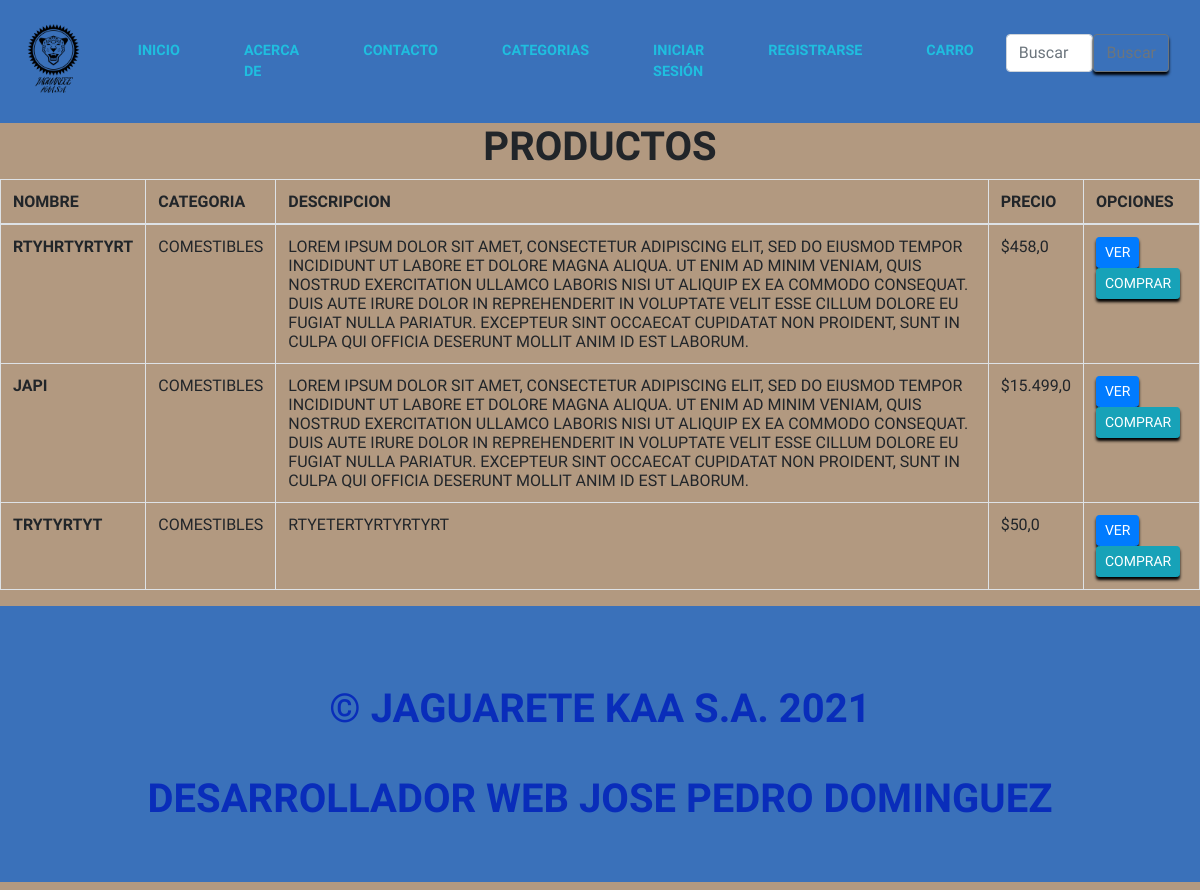
/productoApp/categoriasfiltradas/5/, run on the app's committed database.
### productoApp/models.py (models this page shows)
class Items(models.Model):
    name = models.CharField(max_length=50)
    imag = models.ImageField( upload_to="productos", null=True)
    tag  = models.ForeignKey(Tag, on_delete=models.PROTECT)
    description = models.TextField()
    price = models.FloatField()
    def __str__(self):
        return self.name

class Tag(models.Model):
    nametag  = models.CharField(max_length=50)
    def __str__(self):
        return self.nametag

### productoApp/views.py (the view)
# urls.py: path('categoriasfiltradas/<id>/',categoriasfiltradas,name="categoriasfiltradas"),
def categoriasfiltradas(request,id):
    category = Items.objects.filter(tag = id)
    return(render(request,"categoriasfiltradas.html",{'id':id, 'category':category}))

### productoApp/templates/categoriasfiltradas.html (shortened to what this page needs)
{% extends 'base.html' %}
{% load static %}
{% load humanize %}
{% block content%}
 <h1>Productos<h1>
    <table class="table table-bordered">
        <thead>
            <tr>
            <th scope="col">Nombre</th>
            <th scope="col">Categoria</th>
            <th scope="col">Descripcion</th>
            <th scope="col">Precio</th>
            <th scope="col">Opciones</th>
            </tr>
        </thead>
        <tbody>
            {% for x in  category  %}
            <tr>
            <th scope="row">{{ x.name }}</th>
            <td>{{ x.tag }}</td>
            <td>{{ x.description }}</td>
            <td>${{ x.price | intcomma }}</td>
            <td>
                <a href="{% url 'Pantalla de Producto' x.id %}" class="btn btn-primary stretched-link btn-sm " style="center">Ver</a>
                <a href="{% url 'carro:agregar' x.id %}" class="btn btn-info btn-sm" style="center">Comprar</a>
            </td>
            {% endfor %}
        </tbody>
    </table>
{% endblock %}

### storeApp/static/storeApp/css/store.css (style rules this page uses)
body { font-family: 'Raleway'; background-attachment: fixed; background-position: center; background-size: cover; background-color: #B29980 ; }
h1 { font-family: 'Dancing Script', cursive; font-weight: bold; text-align: center; text-transform: uppercase; }
.btn { box-shadow: 0px 3px 3px 0px rgb(0, 0, 0); }

### data on the page
Items: name "RTYHRTYRTYRT", tag "COMESTIBLES", description "LOREM IPSUM DOLOR SIT AMET, CONSECTETUR ADIPISCING ELIT, SED DO EIUSMOD TEMPOR INCIDIDUNT UT LABORE ET DOLORE MAGNA ALIQUA. UT ENIM AD MINIM VENIAM, QUIS NOSTRUD EXERCITATION ULLAMCO LABORIS NISI UT ALIQUIP EX EA COMMODO CONSEQUAT. DUIS AUTE IRURE DOLOR IN REPREHENDERIT IN VOLUPTATE VELIT ESSE CILLUM DOLORE EU FUGIAT NULLA PARIATUR. EXCEPTEUR SINT OCCAECAT CUPIDATAT NON PROIDENT, SUNT IN CULPA QUI OFFICIA DESERUNT MOLLIT ANIM ID EST LABORUM.", price "458,0"
Items: name "JAPI", tag "COMESTIBLES", description "LOREM IPSUM DOLOR SIT AMET, CONSECTETUR ADIPISCING ELIT, SED DO EIUSMOD TEMPOR INCIDIDUNT UT LABORE ET DOLORE MAGNA ALIQUA. UT ENIM AD MINIM VENIAM, QUIS NOSTRUD EXERCITATION ULLAMCO LABORIS NISI UT ALIQUIP EX EA COMMODO CONSEQUAT. DUIS AUTE IRURE DOLOR IN REPREHENDERIT IN VOLUPTATE VELIT ESSE CILLUM DOLORE EU FUGIAT NULLA PARIATUR. EXCEPTEUR SINT OCCAECAT CUPIDATAT NON PROIDENT, SUNT IN CULPA QUI OFFICIA DESERUNT MOLLIT ANIM ID EST LABORUM.", price "15.499,0"
Items: name "TRYTYRTYT", tag "COMESTIBLES", description "RTYETERTYRTYRTYRT", price "50,0"
